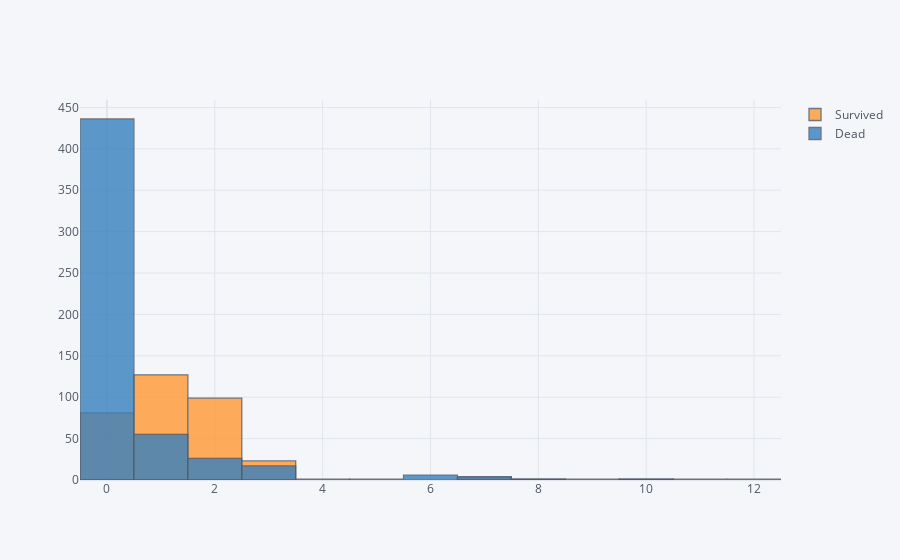

The notebook cell saved with this chart:
### Markdown cell above
### Initial -> Survived 관계

### Code cell
import pandas as pd
import chart_studio.plotly as py
import cufflinks as cf
# cf.go_offline(connected=True)

title_mapping = {'Mr': 0, 'Miss': 1, 'Mrs': 2, 'Master': 3, 'Lady': 4, 'Don': 5, 'Rev': 6, 'Dr': 7,
                 'Major': 8, 'Sir': 9, 'Col': 10,  'Capt': 11, 'Jonkheer': 12}

ntrain = 891
train = df[:ntrain]
survived = train[train['Survived'] == 1]['Initial']
dead = train[train['Survived'] == 0]['Initial']
df_temp1 = pd.concat([survived, dead], axis=1, keys=['Survived', 'Dead'])
df_temp1.iplot(kind='histogram')

### Figure 1 — Plotly figure (JSON) as saved in the notebook; plotly's stock layout.template omitted (floating-point values rounded to 4 significant figures; data arrays with more than 128 entries replaced by an {"elided": "..."} marker saying what was removed)
{"data": [{"histfunc": "count", "histnorm": "", "marker": {"color": "rgba(255, 153, 51, 1.0)", "line": {"color": "#4D5663", "width": 1.3}}, "name": "Survived", "opacity": 0.8, "orientation": "v", "x": {"elided": "891 float values"}, "type": "histogram"}, {"histfunc": "count", "histnorm": "", "marker": {"color": "rgba(55, 128, 191, 1.0)", "line": {"color": "#4D5663", "width": 1.3}}, "name": "Dead", "opacity": 0.8, "orientation": "v", "x": {"elided": "891 float values"}, "type": "histogram"}], "layout": {"barmode": "overlay", "legend": {"bgcolor": "#F5F6F9", "font": {"color": "#4D5663"}}, "paper_bgcolor": "#F5F6F9", "plot_bgcolor": "#F5F6F9", "title": {"font": {"color": "#4D5663"}}, "xaxis": {"gridcolor": "#E1E5ED", "showgrid": true, "tickfont": {"color": "#4D5663"}, "title": {"font": {"color": "#4D5663"}, "text": ""}, "zerolinecolor": "#E1E5ED"}, "yaxis": {"gridcolor": "#E1E5ED", "showgrid": true, "tickfont": {"color": "#4D5663"}, "title": {"font": {"color": "#4D5663"}, "text": ""}, "zerolinecolor": "#E1E5ED"}}}
